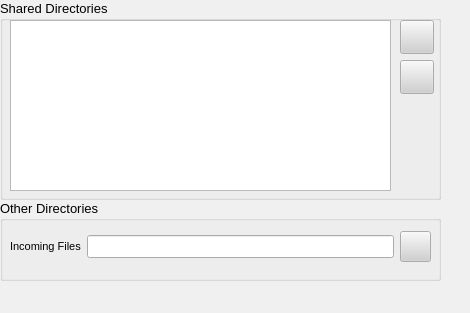
<ui version="4.0" >
 <class>DirectoriesDialog</class>
 <widget class="QWidget" name="DirectoriesDialog" >
  <property name="geometry" >
   <rect>
    <x>0</x>
    <y>0</y>
    <width>470</width>
    <height>313</height>
   </rect>
  </property>
  <property name="sizePolicy" >
   <sizepolicy>
    <hsizetype>7</hsizetype>
    <vsizetype>7</vsizetype>
    <horstretch>0</horstretch>
    <verstretch>0</verstretch>
   </sizepolicy>
  </property>
  <property name="palette" >
   <palette>
    <active>
     <colorrole role="WindowText" >
      <brush brushstyle="SolidPattern" >
       <color alpha="255" >
        <red>0</red>
        <green>0</green>
        <blue>0</blue>
       </color>
      </brush>
     </colorrole>
     <colorrole role="Button" >
      <brush brushstyle="SolidPattern" >
       <color alpha="255" >
        <red>208</red>
        <green>208</green>
        <blue>208</blue>
       </color>
      </brush>
     </colorrole>
     <colorrole role="Light" >
      <brush brushstyle="SolidPattern" >
       <color alpha="255" >
        <red>255</red>
        <green>255</green>
        <blue>255</blue>
       </color>
      </brush>
     </colorrole>
     <colorrole role="Midlight" >
      <brush brushstyle="SolidPattern" >
       <color alpha="255" >
        <red>247</red>
        <green>247</green>
        <blue>247</blue>
       </color>
      </brush>
     </colorrole>
     <colorrole role="Dark" >
      <brush brushstyle="SolidPattern" >
       <color alpha="255" >
        <red>104</red>
        <green>104</green>
        <blue>104</blue>
       </color>
      </brush>
     </colorrole>
     <colorrole role="Mid" >
      <brush brushstyle="SolidPattern" >
       <color alpha="255" >
        <red>139</red>
        <green>139</green>
        <blue>139</blue>
       </color>
      </brush>
     </colorrole>
     <colorrole role="Text" >
      <brush brushstyle="SolidPattern" >
       <color alpha="255" >
        <red>0</red>
        <green>0</green>
        <blue>0</blue>
       </color>
      </brush>
     </colorrole>
     <colorrole role="BrightText" >
      <brush brushstyle="SolidPattern" >
       <color alpha="255" >
        <red>255</red>
        <green>255</green>
        <blue>255</blue>
       </color>
      </brush>
     </colorrole>
     <colorrole role="ButtonText" >
      <brush brushstyle="SolidPattern" >
       <color alpha="255" >
        <red>0</red>
        <green>0</green>
        <blue>0</blue>
       </color>
      </brush>
     </colorrole>
     <colorrole role="Base" >
      <brush brushstyle="SolidPattern" >
       <color alpha="255" >
        <red>255</red>
        <green>255</green>
        <blue>255</blue>
       </color>
      </brush>
     </colorrole>
     <colorrole role="Window" >
      <brush brushstyle="SolidPattern" >
       <color alpha="255" >
        <red>240</red>
        <green>240</green>
        <blue>240</blue>
       </color>
      </brush>
     </colorrole>
     <colorrole role="Shadow" >
      <brush brushstyle="SolidPattern" >
       <color alpha="255" >
        <red>0</red>
        <green>0</green>
        <blue>0</blue>
       </color>
      </brush>
     </colorrole>
     <colorrole role="Highlight" >
      <brush brushstyle="SolidPattern" >
       <color alpha="255" >
        <red>0</red>
        <green>0</green>
        <blue>128</blue>
       </color>
      </brush>
     </colorrole>
     <colorrole role="HighlightedText" >
      <brush brushstyle="SolidPattern" >
       <color alpha="255" >
        <red>255</red>
        <green>255</green>
        <blue>255</blue>
       </color>
      </brush>
     </colorrole>
     <colorrole role="Link" >
      <brush brushstyle="SolidPattern" >
       <color alpha="255" >
        <red>0</red>
        <green>0</green>
        <blue>255</blue>
       </color>
      </brush>
     </colorrole>
     <colorrole role="LinkVisited" >
      <brush brushstyle="SolidPattern" >
       <color alpha="255" >
        <red>255</red>
        <green>0</green>
        <blue>255</blue>
       </color>
      </brush>
     </colorrole>
     <colorrole role="AlternateBase" >
      <brush brushstyle="SolidPattern" >
       <color alpha="255" >
        <red>231</red>
        <green>231</green>
        <blue>231</blue>
       </color>
      </brush>
     </colorrole>
    </active>
    <inactive>
     <colorrole role="WindowText" >
      <brush brushstyle="SolidPattern" >
       <color alpha="255" >
        <red>0</red>
        <green>0</green>
        <blue>0</blue>
       </color>
      </brush>
     </colorrole>
     <colorrole role="Button" >
      <brush brushstyle="SolidPattern" >
       <color alpha="255" >
        <red>208</red>
        <green>208</green>
        <blue>208</blue>
       </color>
      </brush>
     </colorrole>
     <colorrole role="Light" >
      <brush brushstyle="SolidPattern" >
       <color alpha="255" >
        <red>255</red>
        <green>255</green>
        <blue>255</blue>
       </color>
      </brush>
     </colorrole>
     <colorrole role="Midlight" >
      <brush brushstyle="SolidPattern" >
       <color alpha="255" >
        <red>247</red>
        <green>247</green>
        <blue>247</blue>
       </color>
      </brush>
     </colorrole>
     <colorrole role="Dark" >
      <brush brushstyle="SolidPattern" >
       <color alpha="255" >
        <red>104</red>
        <green>104</green>
        <blue>104</blue>
       </color>
      </brush>
     </colorrole>
     <colorrole role="Mid" >
      <brush brushstyle="SolidPattern" >
       <color alpha="255" >
        <red>139</red>
        <green>139</green>
        <blue>139</blue>
       </color>
      </brush>
     </colorrole>
     <colorrole role="Text" >
      <brush brushstyle="SolidPattern" >
       <color alpha="255" >
        <red>0</red>
        <green>0</green>
        <blue>0</blue>
       </color>
      </brush>
     </colorrole>
     <colorrole role="BrightText" >
      <brush brushstyle="SolidPattern" >
       <color alpha="255" >
        <red>255</red>
        <green>255</green>
        <blue>255</blue>
       </color>
      </brush>
     </colorrole>
     <colorrole role="ButtonText" >
      <brush brushstyle="SolidPattern" >
       <color alpha="255" >
        <red>0</red>
        <green>0</green>
        <blue>0</blue>
       </color>
      </brush>
     </colorrole>
     <colorrole role="Base" >
      <brush brushstyle="SolidPattern" >
       <color alpha="255" >
        <red>255</red>
        <green>255</green>
        <blue>255</blue>
       </color>
      </brush>
     </colorrole>
     <colorrole role="Window" >
      <brush brushstyle="SolidPattern" >
       <color alpha="255" >
        <red>240</red>
        <green>240</green>
        <blue>240</blue>
       </color>
      </brush>
     </colorrole>
     <colorrole role="Shadow" >
      <brush brushstyle="SolidPattern" >
       <color alpha="255" >
        <red>0</red>
        <green>0</green>
        <blue>0</blue>
       </color>
      </brush>
     </colorrole>
     <colorrole role="Highlight" >
      <brush brushstyle="SolidPattern" >
       <color alpha="255" >
        <red>192</red>
        <green>192</green>
        <blue>192</blue>
       </color>
      </brush>
     </colorrole>
     <colorrole role="HighlightedText" >
      <brush brushstyle="SolidPattern" >
       <color alpha="255" >
        <red>0</red>
        <green>0</green>
        <blue>0</blue>
       </color>
      </brush>
     </colorrole>
     <colorrole role="Link" >
      <brush brushstyle="SolidPattern" >
       <color alpha="255" >
        <red>0</red>
        <green>0</green>
        <blue>255</blue>
       </color>
      </brush>
     </colorrole>
     <colorrole role="LinkVisited" >
      <brush brushstyle="SolidPattern" >
       <color alpha="255" >
        <red>255</red>
        <green>0</green>
        <blue>255</blue>
       </color>
      </brush>
     </colorrole>
     <colorrole role="AlternateBase" >
      <brush brushstyle="SolidPattern" >
       <color alpha="255" >
        <red>231</red>
        <green>231</green>
        <blue>231</blue>
       </color>
      </brush>
     </colorrole>
    </inactive>
    <disabled>
     <colorrole role="WindowText" >
      <brush brushstyle="SolidPattern" >
       <color alpha="255" >
        <red>104</red>
        <green>104</green>
        <blue>104</blue>
       </color>
      </brush>
     </colorrole>
     <colorrole role="Button" >
      <brush brushstyle="SolidPattern" >
       <color alpha="255" >
        <red>208</red>
        <green>208</green>
        <blue>208</blue>
       </color>
      </brush>
     </colorrole>
     <colorrole role="Light" >
      <brush brushstyle="SolidPattern" >
       <color alpha="255" >
        <red>255</red>
        <green>255</green>
        <blue>255</blue>
       </color>
      </brush>
     </colorrole>
     <colorrole role="Midlight" >
      <brush brushstyle="SolidPattern" >
       <color alpha="255" >
        <red>247</red>
        <green>247</green>
        <blue>247</blue>
       </color>
      </brush>
     </colorrole>
     <colorrole role="Dark" >
      <brush brushstyle="SolidPattern" >
       <color alpha="255" >
        <red>104</red>
        <green>104</green>
        <blue>104</blue>
       </color>
      </brush>
     </colorrole>
     <colorrole role="Mid" >
      <brush brushstyle="SolidPattern" >
       <color alpha="255" >
        <red>139</red>
        <green>139</green>
        <blue>139</blue>
       </color>
      </brush>
     </colorrole>
     <colorrole role="Text" >
      <brush brushstyle="SolidPattern" >
       <color alpha="255" >
        <red>104</red>
        <green>104</green>
        <blue>104</blue>
       </color>
      </brush>
     </colorrole>
     <colorrole role="BrightText" >
      <brush brushstyle="SolidPattern" >
       <color alpha="255" >
        <red>255</red>
        <green>255</green>
        <blue>255</blue>
       </color>
      </brush>
     </colorrole>
     <colorrole role="ButtonText" >
      <brush brushstyle="SolidPattern" >
       <color alpha="255" >
        <red>104</red>
        <green>104</green>
        <blue>104</blue>
       </color>
      </brush>
     </colorrole>
     <colorrole role="Base" >
      <brush brushstyle="SolidPattern" >
       <color alpha="255" >
        <red>240</red>
        <green>240</green>
        <blue>240</blue>
       </color>
      </brush>
     </colorrole>
     <colorrole role="Window" >
      <brush brushstyle="SolidPattern" >
       <color alpha="255" >
        <red>240</red>
        <green>240</green>
        <blue>240</blue>
       </color>
      </brush>
     </colorrole>
     <colorrole role="Shadow" >
      <brush brushstyle="SolidPattern" >
       <color alpha="255" >
        <red>0</red>
        <green>0</green>
        <blue>0</blue>
       </color>
      </brush>
     </colorrole>
     <colorrole role="Highlight" >
      <brush brushstyle="SolidPattern" >
       <color alpha="255" >
        <red>0</red>
        <green>0</green>
        <blue>128</blue>
       </color>
      </brush>
     </colorrole>
     <colorrole role="HighlightedText" >
      <brush brushstyle="SolidPattern" >
       <color alpha="255" >
        <red>255</red>
        <green>255</green>
        <blue>255</blue>
       </color>
      </brush>
     </colorrole>
     <colorrole role="Link" >
      <brush brushstyle="SolidPattern" >
       <color alpha="255" >
        <red>0</red>
        <green>0</green>
        <blue>255</blue>
       </color>
      </brush>
     </colorrole>
     <colorrole role="LinkVisited" >
      <brush brushstyle="SolidPattern" >
       <color alpha="255" >
        <red>255</red>
        <green>0</green>
        <blue>255</blue>
       </color>
      </brush>
     </colorrole>
     <colorrole role="AlternateBase" >
      <brush brushstyle="SolidPattern" >
       <color alpha="255" >
        <red>231</red>
        <green>231</green>
        <blue>231</blue>
       </color>
      </brush>
     </colorrole>
    </disabled>
   </palette>
  </property>
  <property name="font" >
   <font>
    <family>Arial</family>
    <pointsize>10</pointsize>
    <weight>50</weight>
    <italic>false</italic>
    <bold>false</bold>
    <underline>false</underline>
    <strikeout>false</strikeout>
   </font>
  </property>
  <property name="mouseTracking" >
   <bool>true</bool>
  </property>
  <property name="contextMenuPolicy" >
   <enum>Qt::NoContextMenu</enum>
  </property>
  <widget class="QGroupBox" name="groupBox_2" >
   <property name="geometry" >
    <rect>
     <x>0</x>
     <y>200</y>
     <width>441</width>
     <height>81</height>
    </rect>
   </property>
   <property name="title" >
    <string>Other Directories</string>
   </property>
   <widget class="QWidget" name="layoutWidget" >
    <property name="geometry" >
     <rect>
      <x>10</x>
      <y>30</y>
      <width>421</width>
      <height>34</height>
     </rect>
    </property>
    <layout class="QGridLayout" >
     <property name="margin" >
      <number>0</number>
     </property>
     <property name="spacing" >
      <number>6</number>
     </property>
     <item row="0" column="1" >
      <widget class="QLineEdit" name="incomingDir" >
       <property name="readOnly" >
        <bool>true</bool>
       </property>
      </widget>
     </item>
     <item row="0" column="0" >
      <widget class="QLabel" name="label_4" >
       <property name="text" >
        <string>&lt;html>&lt;head>&lt;meta name="qrichtext" content="1" />&lt;/head>&lt;body style=" white-space: pre-wrap; font-family:Arial; font-size:10pt; font-weight:400; font-style:normal; text-decoration:none;">&lt;p style=" margin-top:0px; margin-bottom:0px; margin-left:0px; margin-right:0px; -qt-block-indent:0; text-indent:0px;">&lt;span style=" font-size:8pt;">Incoming Files&lt;/span>&lt;/p>&lt;/body>&lt;/html></string>
       </property>
      </widget>
     </item>
     <item row="0" column="2" >
      <widget class="QPushButton" name="incomingButton" >
       <property name="minimumSize" >
        <size>
         <width>31</width>
         <height>31</height>
        </size>
       </property>
       <property name="maximumSize" >
        <size>
         <width>31</width>
         <height>31</height>
        </size>
       </property>
       <property name="text" >
        <string/>
       </property>
       <property name="icon" >
        <iconset resource="../images.qrc" >:/images/directoryselect_24x24_shadow.png</iconset>
       </property>
       <property name="iconSize" >
        <size>
         <width>24</width>
         <height>24</height>
        </size>
       </property>
      </widget>
     </item>
    </layout>
   </widget>
  </widget>
  <widget class="QGroupBox" name="groupBox" >
   <property name="geometry" >
    <rect>
     <x>0</x>
     <y>0</y>
     <width>441</width>
     <height>200</height>
    </rect>
   </property>
   <property name="title" >
    <string>Shared Directories</string>
   </property>
   <widget class="QListWidget" name="dirList" >
    <property name="geometry" >
     <rect>
      <x>10</x>
      <y>20</y>
      <width>381</width>
      <height>171</height>
     </rect>
    </property>
   </widget>
   <widget class="QPushButton" name="addButton" >
    <property name="geometry" >
     <rect>
      <x>400</x>
      <y>20</y>
      <width>34</width>
      <height>34</height>
     </rect>
    </property>
    <property name="minimumSize" >
     <size>
      <width>34</width>
      <height>34</height>
     </size>
    </property>
    <property name="maximumSize" >
     <size>
      <width>34</width>
      <height>34</height>
     </size>
    </property>
    <property name="text" >
     <string/>
    </property>
    <property name="icon" >
     <iconset resource="../images.qrc" >:/images/directoryadd_24x24_shadow.png</iconset>
    </property>
    <property name="iconSize" >
     <size>
      <width>24</width>
      <height>24</height>
     </size>
    </property>
   </widget>
   <widget class="QPushButton" name="removeButton" >
    <property name="geometry" >
     <rect>
      <x>400</x>
      <y>60</y>
      <width>34</width>
      <height>34</height>
     </rect>
    </property>
    <property name="minimumSize" >
     <size>
      <width>34</width>
      <height>34</height>
     </size>
    </property>
    <property name="maximumSize" >
     <size>
      <width>34</width>
      <height>34</height>
     </size>
    </property>
    <property name="text" >
     <string/>
    </property>
    <property name="icon" >
     <iconset resource="../images.qrc" >:/images/directoryremove_24x24_shadow.png</iconset>
    </property>
    <property name="iconSize" >
     <size>
      <width>24</width>
      <height>24</height>
     </size>
    </property>
   </widget>
  </widget>
 </widget>
 <tabstops>
  <tabstop>incomingDir</tabstop>
  <tabstop>incomingButton</tabstop>
  <tabstop>dirList</tabstop>
  <tabstop>addButton</tabstop>
  <tabstop>removeButton</tabstop>
 </tabstops>
 <resources>
  <include location="../images.qrc" />
 </resources>
 <connections/>
</ui>
